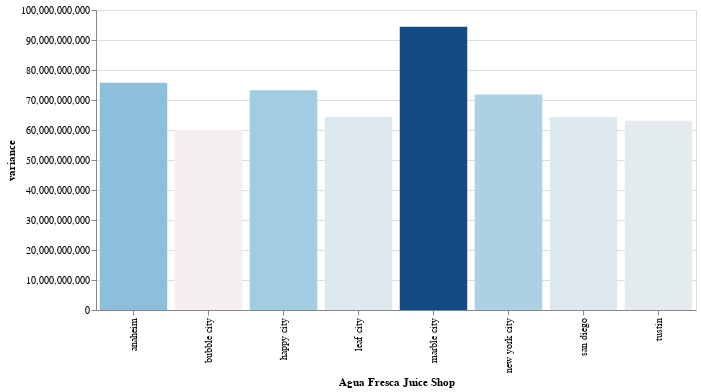

Write notebook code for a chart like this one.
### Code cell
import altair as alt

data = ranked_stores.reset_index()
data.columns = ['Agua Fresca Juice Shop', 'variance']

color_scale = alt.Scale(scheme='redblue', domainMid=0)

histogram = alt.Chart(data).mark_bar().encode(
    x='Agua Fresca Juice Shop:N',
    y='variance:Q',
    color=alt.Color('variance:Q', scale=color_scale, legend=None),
    tooltip=['Agua Fresca Juice Shop:N', 'variance:Q']
).properties(
    width=600
)

histogram

### Figure 1 — Vega-Lite specification as saved in the notebook (floating-point values rounded to 4 significant figures)
{"config": {"view": {"continuousWidth": 400, "continuousHeight": 300}}, "data": {"name": "data-9d4877e2fa6228508ea296b08e29de83"}, "mark": "bar", "encoding": {"color": {"field": "variance", "legend": null, "scale": {"domainMid": 0, "scheme": "redblue"}, "type": "quantitative"}, "tooltip": [{"field": "Agua Fresca Juice Shop", "type": "nominal"}, {"field": "variance", "type": "quantitative"}], "x": {"field": "Agua Fresca Juice Shop", "type": "nominal"}, "y": {"field": "variance", "type": "quantitative"}}, "width": 600, "$schema": "https://vega.github.io/schema/vega-lite/v4.17.0.json", "datasets": {"data-9d4877e2fa6228508ea296b08e29de83": [{"Agua Fresca Juice Shop": "marble city", "variance": 94410000000.0}, {"Agua Fresca Juice Shop": "anaheim", "variance": 75720000000.0}, {"Agua Fresca Juice Shop": "happy city", "variance": 73230000000.0}, {"Agua Fresca Juice Shop": "new york city", "variance": 71840000000.0}, {"Agua Fresca Juice Shop": "leaf city", "variance": 64420000000.0}, {"Agua Fresca Juice Shop": "san diego", "variance": 64350000000.0}, {"Agua Fresca Juice Shop": "tustin", "variance": 63040000000.0}, {"Agua Fresca Juice Shop": "bubble city", "variance": 59970000000.0}]}}
